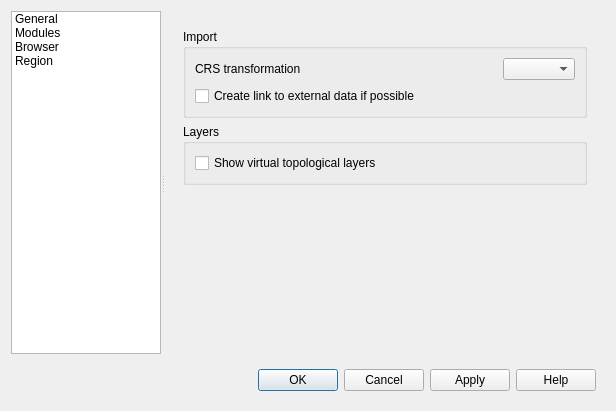
<?xml version="1.0" encoding="UTF-8"?>
<ui version="4.0">
 <class>QgsGrassOptionsBase</class>
 <widget class="QDialog" name="QgsGrassOptionsBase">
  <property name="geometry">
   <rect>
    <x>0</x>
    <y>0</y>
    <width>616</width>
    <height>411</height>
   </rect>
  </property>
  <property name="windowTitle">
   <string>GRASS Options</string>
  </property>
  <layout class="QVBoxLayout" name="verticalLayout_5">
   <item>
    <widget class="QSplitter" name="mOptionsSplitter">
     <property name="enabled">
      <bool>true</bool>
     </property>
     <property name="orientation">
      <enum>Qt::Horizontal</enum>
     </property>
     <property name="childrenCollapsible">
      <bool>false</bool>
     </property>
     <widget class="QFrame" name="mOptionsListFrame">
      <property name="frameShape">
       <enum>QFrame::NoFrame</enum>
      </property>
      <property name="frameShadow">
       <enum>QFrame::Raised</enum>
      </property>
      <layout class="QVBoxLayout" name="verticalLayout_15">
       <property name="spacing">
        <number>0</number>
       </property>
       <property name="leftMargin">
        <number>0</number>
       </property>
       <property name="topMargin">
        <number>0</number>
       </property>
       <property name="rightMargin">
        <number>0</number>
       </property>
       <property name="bottomMargin">
        <number>0</number>
       </property>
       <item>
        <widget class="QListWidget" name="mOptionsListWidget">
         <property name="minimumSize">
          <size>
           <width>58</width>
           <height>0</height>
          </size>
         </property>
         <property name="maximumSize">
          <size>
           <width>150</width>
           <height>16777215</height>
          </size>
         </property>
         <property name="horizontalScrollBarPolicy">
          <enum>Qt::ScrollBarAlwaysOff</enum>
         </property>
         <property name="editTriggers">
          <set>QAbstractItemView::NoEditTriggers</set>
         </property>
         <property name="iconSize">
          <size>
           <width>32</width>
           <height>32</height>
          </size>
         </property>
         <property name="textElideMode">
          <enum>Qt::ElideNone</enum>
         </property>
         <property name="resizeMode">
          <enum>QListView::Adjust</enum>
         </property>
         <property name="uniformItemSizes">
          <bool>false</bool>
         </property>
         <property name="wordWrap">
          <bool>true</bool>
         </property>
         <item>
          <property name="text">
           <string>General</string>
          </property>
          <property name="icon">
           <iconset resource="../../../images/images.qrc">
            <normaloff>:/images/themes/default/propertyicons/general.svg</normaloff>:/images/themes/default/propertyicons/general.svg</iconset>
          </property>
         </item>
         <item>
          <property name="text">
           <string>Modules</string>
          </property>
          <property name="icon">
           <iconset resource="../../../images/images.qrc">
            <normaloff>:/images/themes/default/grass_mapset.svg</normaloff>:/images/themes/default/grass_mapset.svg</iconset>
          </property>
         </item>
         <item>
          <property name="text">
           <string>Browser</string>
          </property>
          <property name="toolTip">
           <string>Browser</string>
          </property>
          <property name="icon">
           <iconset resource="../../../images/images.qrc">
            <normaloff>:/images/icons/qbrowser_icon.svg</normaloff>:/images/icons/qbrowser_icon.svg</iconset>
          </property>
         </item>
         <item>
          <property name="text">
           <string>Region</string>
          </property>
          <property name="icon">
           <iconset resource="../../plugins/grass/qgsgrass_plugin.qrc">
            <normaloff>:/images/themes/default/grass/grass_options_region.png</normaloff>:/images/themes/default/grass/grass_options_region.png</iconset>
          </property>
         </item>
        </widget>
       </item>
      </layout>
     </widget>
     <widget class="QFrame" name="mOptionsFrame">
      <property name="sizePolicy">
       <sizepolicy hsizetype="Expanding" vsizetype="Preferred">
        <horstretch>1</horstretch>
        <verstretch>0</verstretch>
       </sizepolicy>
      </property>
      <property name="frameShape">
       <enum>QFrame::NoFrame</enum>
      </property>
      <property name="frameShadow">
       <enum>QFrame::Plain</enum>
      </property>
      <layout class="QVBoxLayout" name="verticalLayout_6">
       <item>
        <widget class="QStackedWidget" name="mOptionsStackedWidget">
         <property name="lineWidth">
          <number>0</number>
         </property>
         <property name="currentIndex">
          <number>2</number>
         </property>
         <widget class="QWidget" name="mGeneralPage">
          <layout class="QVBoxLayout" name="verticalLayout_11">
           <item>
            <widget class="QLabel" name="mGrassVersionLabel">
             <property name="toolTip">
              <string>The version of GRASS which was used to build the GRASS provider and plugin in Hake Geospatial. Exactly the same version must be used on runtime.</string>
             </property>
             <property name="text">
              <string notr="true">GRASS version</string>
             </property>
             <property name="margin">
              <number>3</number>
             </property>
            </widget>
           </item>
           <item>
            <widget class="QgsCollapsibleGroupBox" name="mGisbaseGroupBox">
             <property name="title">
              <string>GRASS installation</string>
             </property>
             <layout class="QVBoxLayout" name="verticalLayout_10">
              <item>
               <widget class="QRadioButton" name="mGisbaseDefaultRadioButton">
                <property name="text">
                 <string>Default</string>
                </property>
               </widget>
              </item>
              <item>
               <layout class="QHBoxLayout" name="horizontalLayout_4">
                <item>
                 <widget class="QRadioButton" name="mGisbaseCustomRadioButton">
                  <property name="text">
                   <string>Custom</string>
                  </property>
                 </widget>
                </item>
                <item>
                 <widget class="QLineEdit" name="mGisbaseLineEdit"/>
                </item>
                <item>
                 <widget class="QPushButton" name="mGisbaseBrowseButton">
                  <property name="text">
                   <string>Browse</string>
                  </property>
                 </widget>
                </item>
               </layout>
              </item>
              <item>
               <widget class="QLabel" name="mGisbaseErrorLabel">
                <property name="text">
                 <string>GIsbase error</string>
                </property>
               </widget>
              </item>
             </layout>
            </widget>
           </item>
           <item>
            <spacer name="verticalSpacer_4">
             <property name="orientation">
              <enum>Qt::Vertical</enum>
             </property>
             <property name="sizeHint" stdset="0">
              <size>
               <width>20</width>
               <height>165</height>
              </size>
             </property>
            </spacer>
           </item>
          </layout>
         </widget>
         <widget class="QWidget" name="mModulesPage">
          <layout class="QVBoxLayout" name="verticalLayout_7">
           <item>
            <widget class="QgsScrollArea" name="mModulesScrollArea">
             <property name="frameShape">
              <enum>QFrame::NoFrame</enum>
             </property>
             <property name="frameShadow">
              <enum>QFrame::Plain</enum>
             </property>
             <property name="lineWidth">
              <number>0</number>
             </property>
             <property name="widgetResizable">
              <bool>true</bool>
             </property>
             <widget class="QWidget" name="mModulesContents">
              <property name="geometry">
               <rect>
                <x>0</x>
                <y>0</y>
                <width>247</width>
                <height>141</height>
               </rect>
              </property>
              <layout class="QVBoxLayout" name="verticalLayout">
               <item>
                <widget class="QgsCollapsibleGroupBox" name="mModulesConfigGroupBox">
                 <property name="title">
                  <string>Modules interface configuration</string>
                 </property>
                 <layout class="QVBoxLayout" name="verticalLayout_4">
                  <item>
                   <widget class="QRadioButton" name="mModulesConfigDefaultRadioButton">
                    <property name="text">
                     <string>Default</string>
                    </property>
                   </widget>
                  </item>
                  <item>
                   <layout class="QHBoxLayout" name="horizontalLayout_3">
                    <item>
                     <widget class="QRadioButton" name="mModulesConfigCustomRadioButton">
                      <property name="text">
                       <string>Custom</string>
                      </property>
                     </widget>
                    </item>
                    <item>
                     <widget class="QLineEdit" name="mModulesConfigDirLineEdit"/>
                    </item>
                    <item>
                     <widget class="QPushButton" name="mModulesConfigBrowseButton">
                      <property name="text">
                       <string>Browse</string>
                      </property>
                     </widget>
                    </item>
                   </layout>
                  </item>
                 </layout>
                </widget>
               </item>
               <item>
                <widget class="QCheckBox" name="mModulesDebugCheckBox">
                 <property name="text">
                  <string>Debug mode</string>
                 </property>
                </widget>
               </item>
               <item>
                <spacer name="verticalSpacer_2">
                 <property name="orientation">
                  <enum>Qt::Vertical</enum>
                 </property>
                 <property name="sizeHint" stdset="0">
                  <size>
                   <width>20</width>
                   <height>246</height>
                  </size>
                 </property>
                </spacer>
               </item>
              </layout>
             </widget>
            </widget>
           </item>
          </layout>
         </widget>
         <widget class="QWidget" name="mBrowserPage">
          <layout class="QVBoxLayout" name="verticalLayout_3">
           <property name="leftMargin">
            <number>0</number>
           </property>
           <property name="topMargin">
            <number>0</number>
           </property>
           <property name="rightMargin">
            <number>0</number>
           </property>
           <property name="bottomMargin">
            <number>0</number>
           </property>
           <item>
            <widget class="QgsScrollArea" name="mBrowserScrollArea">
             <property name="frameShape">
              <enum>QFrame::NoFrame</enum>
             </property>
             <property name="frameShadow">
              <enum>QFrame::Plain</enum>
             </property>
             <property name="lineWidth">
              <number>0</number>
             </property>
             <property name="widgetResizable">
              <bool>true</bool>
             </property>
             <widget class="QWidget" name="mBrowserContents">
              <property name="geometry">
               <rect>
                <x>0</x>
                <y>0</y>
                <width>426</width>
                <height>329</height>
               </rect>
              </property>
              <layout class="QVBoxLayout" name="verticalLayout_13">
               <item>
                <widget class="QgsCollapsibleGroupBox" name="mImportGroupBox">
                 <property name="title">
                  <string>Import</string>
                 </property>
                 <layout class="QVBoxLayout" name="verticalLayout_2">
                  <item>
                   <layout class="QHBoxLayout" name="horizontalLayout">
                    <item>
                     <widget class="QLabel" name="mCrsTransformationLabel">
                      <property name="text">
                       <string>CRS transformation</string>
                      </property>
                     </widget>
                    </item>
                    <item>
                     <spacer name="horizontalSpacer">
                      <property name="orientation">
                       <enum>Qt::Horizontal</enum>
                      </property>
                      <property name="sizeHint" stdset="0">
                       <size>
                        <width>40</width>
                        <height>20</height>
                       </size>
                      </property>
                     </spacer>
                    </item>
                    <item>
                     <widget class="QComboBox" name="mCrsTransformationComboBox">
                      <property name="toolTip">
                       <string>Approximate CRS transformation is fast but it may be inaccurate.</string>
                      </property>
                     </widget>
                    </item>
                   </layout>
                  </item>
                  <item>
                   <widget class="QCheckBox" name="mImportExternalCheckBox">
                    <property name="toolTip">
                     <string>Create a link to the external data for GDAL data sources with the same CRS as target mapset by r.external, instead of making copy of data.</string>
                    </property>
                    <property name="text">
                     <string>Create link to external data if possible</string>
                    </property>
                   </widget>
                  </item>
                 </layout>
                </widget>
               </item>
               <item>
                <widget class="QgsCollapsibleGroupBox" name="mLayersBox">
                 <property name="sizePolicy">
                  <sizepolicy hsizetype="Expanding" vsizetype="Preferred">
                   <horstretch>0</horstretch>
                   <verstretch>0</verstretch>
                  </sizepolicy>
                 </property>
                 <property name="title">
                  <string>Layers</string>
                 </property>
                 <layout class="QVBoxLayout" name="verticalLayout_12">
                  <item>
                   <widget class="QCheckBox" name="mTopoLayersCheckBox">
                    <property name="text">
                     <string>Show virtual topological layers</string>
                    </property>
                   </widget>
                  </item>
                 </layout>
                </widget>
               </item>
               <item>
                <spacer name="verticalSpacer">
                 <property name="orientation">
                  <enum>Qt::Vertical</enum>
                 </property>
                 <property name="sizeHint" stdset="0">
                  <size>
                   <width>20</width>
                   <height>40</height>
                  </size>
                 </property>
                </spacer>
               </item>
              </layout>
             </widget>
            </widget>
           </item>
          </layout>
         </widget>
         <widget class="QWidget" name="mRegionPage">
          <layout class="QVBoxLayout" name="verticalLayout_9">
           <item>
            <widget class="QgsCollapsibleGroupBox" name="mRegionGroupBox">
             <property name="title">
              <string>Region border</string>
             </property>
             <layout class="QVBoxLayout" name="verticalLayout_8">
              <item>
               <layout class="QGridLayout" name="gridLayout_2">
                <item row="0" column="0">
                 <widget class="QLabel" name="mRegionColorLabel">
                  <property name="text">
                   <string>Color</string>
                  </property>
                 </widget>
                </item>
                <item row="0" column="1">
                 <widget class="QgsColorButton" name="mRegionColorButton">
                  <property name="minimumSize">
                   <size>
                    <width>120</width>
                    <height>0</height>
                   </size>
                  </property>
                  <property name="maximumSize">
                   <size>
                    <width>120</width>
                    <height>16777215</height>
                   </size>
                  </property>
                  <property name="text">
                   <string/>
                  </property>
                 </widget>
                </item>
                <item row="0" column="2">
                 <spacer name="horizontalSpacer_2">
                  <property name="orientation">
                   <enum>Qt::Horizontal</enum>
                  </property>
                  <property name="sizeHint" stdset="0">
                   <size>
                    <width>40</width>
                    <height>20</height>
                   </size>
                  </property>
                 </spacer>
                </item>
                <item row="1" column="0">
                 <widget class="QLabel" name="mRegionWidthLabel">
                  <property name="text">
                   <string>Width</string>
                  </property>
                 </widget>
                </item>
                <item row="1" column="1">
                 <widget class="QgsDoubleSpinBox" name="mRegionWidthSpinBox">
                  <property name="decimals">
                   <number>1</number>
                  </property>
                  <property name="singleStep">
                   <double>0.200000000000000</double>
                  </property>
                 </widget>
                </item>
               </layout>
              </item>
              <item>
               <spacer name="verticalSpacer_3">
                <property name="orientation">
                 <enum>Qt::Vertical</enum>
                </property>
                <property name="sizeHint" stdset="0">
                 <size>
                  <width>20</width>
                  <height>40</height>
                 </size>
                </property>
               </spacer>
              </item>
             </layout>
            </widget>
           </item>
          </layout>
         </widget>
        </widget>
       </item>
      </layout>
     </widget>
    </widget>
   </item>
   <item>
    <widget class="QFrame" name="mButtonBoxFrame">
     <property name="sizePolicy">
      <sizepolicy hsizetype="Preferred" vsizetype="Maximum">
       <horstretch>0</horstretch>
       <verstretch>0</verstretch>
      </sizepolicy>
     </property>
     <property name="frameShape">
      <enum>QFrame::NoFrame</enum>
     </property>
     <property name="frameShadow">
      <enum>QFrame::Raised</enum>
     </property>
     <layout class="QGridLayout" name="gridLayout">
      <item row="0" column="0">
       <widget class="QDialogButtonBox" name="buttonBox">
        <property name="orientation">
         <enum>Qt::Horizontal</enum>
        </property>
        <property name="standardButtons">
         <set>QDialogButtonBox::Apply|QDialogButtonBox::Cancel|QDialogButtonBox::Help|QDialogButtonBox::Ok</set>
        </property>
       </widget>
      </item>
     </layout>
    </widget>
   </item>
  </layout>
 </widget>
 <customwidgets>
  <customwidget>
   <class>QgsDoubleSpinBox</class>
   <extends>QDoubleSpinBox</extends>
   <header>qgsdoublespinbox.h</header>
  </customwidget>
  <customwidget>
   <class>QgsScrollArea</class>
   <extends>QScrollArea</extends>
   <header>qgsscrollarea.h</header>
   <container>1</container>
  </customwidget>
  <customwidget>
   <class>QgsColorButton</class>
   <extends>QToolButton</extends>
   <header>qgscolorbutton.h</header>
   <container>1</container>
  </customwidget>
  <customwidget>
   <class>QgsCollapsibleGroupBox</class>
   <extends>QGroupBox</extends>
   <header>qgscollapsiblegroupbox.h</header>
   <container>1</container>
  </customwidget>
 </customwidgets>
 <resources>
  <include location="../../plugins/grass/qgsgrass_plugin.qrc"/>
  <include location="../../../images/images.qrc"/>
 </resources>
 <connections>
  <connection>
   <sender>mOptionsListWidget</sender>
   <signal>currentRowChanged(int)</signal>
   <receiver>mOptionsStackedWidget</receiver>
   <slot>setCurrentIndex(int)</slot>
   <hints>
    <hint type="sourcelabel">
     <x>78</x>
     <y>186</y>
    </hint>
    <hint type="destinationlabel">
     <x>384</x>
     <y>186</y>
    </hint>
   </hints>
  </connection>
 </connections>
</ui>
